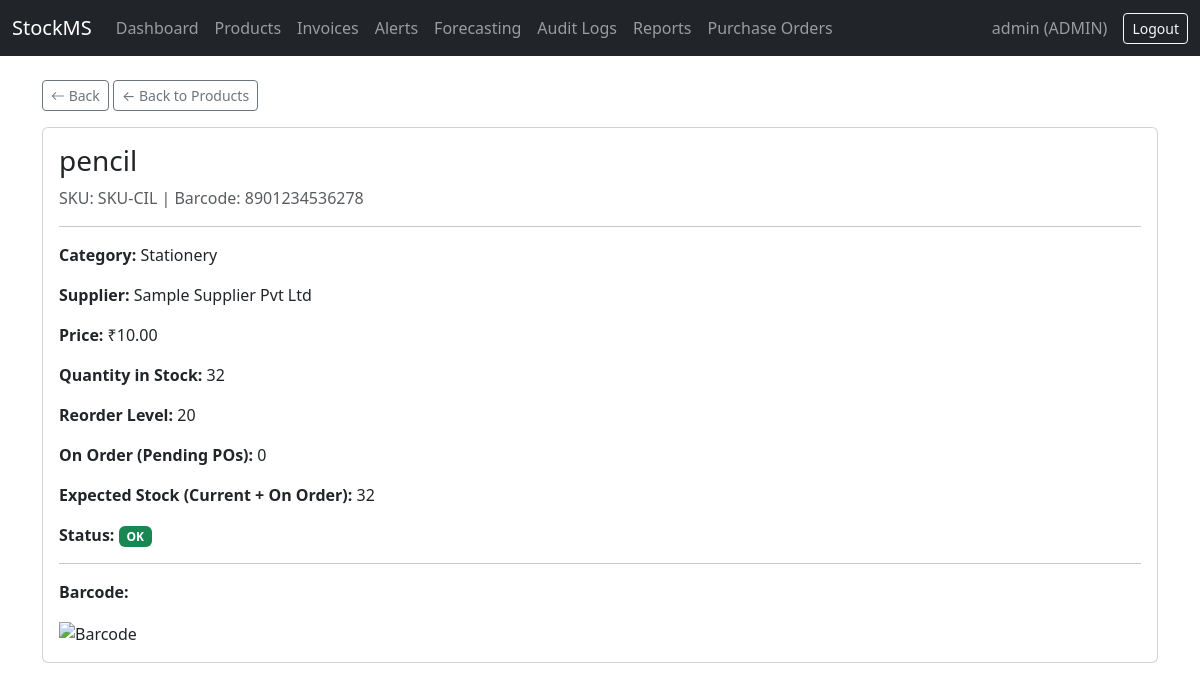
The page /products/6/ (signed in) on the database its author committed.
### accounts/models.py (models this page shows, shortened)
class User(AbstractUser):
    class Role(models.TextChoices):
        ADMIN = 'ADMIN', 'Admin'
        MANAGER = 'MANAGER', 'Manager'
        STAFF = 'STAFF', 'Staff'
    role = models.CharField(
        max_length=10,
        choices=Role.choices,
        default=Role.STAFF,
    )

### inventory/models.py (models this page shows, shortened)
class Product(models.Model):
    name = models.CharField(max_length=200)
    sku = models.CharField(max_length=50, unique=True)
    barcode = models.CharField(max_length=100, unique=True, blank=True, null=True)
    category = models.ForeignKey(Category, on_delete=models.SET_NULL, null=True, related_name='products')
    supplier = models.ForeignKey(Supplier, on_delete=models.SET_NULL, null=True, related_name='products')
    price = models.DecimalField(max_digits=10, decimal_places=2)
    quantity = models.PositiveIntegerField(default=0)
    reorder_level = models.PositiveIntegerField(default=10)
    max_stock_level = models.PositiveIntegerField(default=100)
    created_at = models.DateTimeField(auto_now_add=True)
    updated_at = models.DateTimeField(auto_now=True)
    @property
    def is_low_stock(self):
        return self.quantity <= self.reorder_level
    @property
    def quantity_on_order(self):
        from django.db.models import Sum
        total = self.purchase_order_items.filter(
            purchase_order__status='PENDING'
        ).aggregate(Sum('quantity_ordered'))['quantity_ordered__sum']
        return total or 0
    @property
    def expected_stock(self):
        return self.quantity + self.quantity_on_order

class Category(models.Model):
    name = models.CharField(max_length=100, unique=True)
    description = models.TextField(blank=True)
    class Meta:
        verbose_name_plural = "Categories"
    def __str__(self):
        return self.name

class Supplier(models.Model):
    name = models.CharField(max_length=200)
    contact_person = models.CharField(max_length=100, blank=True)
    phone = models.CharField(max_length=20, blank=True)
    email = models.EmailField(blank=True)
    address = models.TextField(blank=True)
    gst_number = models.CharField(max_length=20, blank=True)
    def __str__(self):
        return self.name

### inventory/views.py (the view)
# urls.py: path('<int:pk>/', views.product_detail, name='product_detail'),
@login_required
def product_detail(request, pk):
    product = get_object_or_404(Product, pk=pk)
    return render(request, 'inventory/product_detail.html', {'product': product})

### inventory/templates/inventory/product_detail.html (shortened to what this page needs)
{% extends 'base.html' %}
{% block content %}
<a href="{% url 'product_list' %}" class="btn btn-sm btn-outline-secondary mb-3">← Back to Products</a>
<div class="card">
    <div class="card-body">
        <h3 class="card-title">{{ product.name }}</h3>
        <p class="text-muted">SKU: {{ product.sku }} {% if product.barcode %}| Barcode: {{ product.barcode }}{% endif %}</p>
        <hr>
        <p><strong>Category:</strong> {{ product.category|default:"—" }}</p>
        <p><strong>Supplier:</strong> {{ product.supplier|default:"—" }}</p>
        <p><strong>Price:</strong> ₹{{ product.price }}</p>
        <p><strong>Quantity in Stock:</strong> {{ product.quantity }}</p>
        <p><strong>Reorder Level:</strong> {{ product.reorder_level }}</p>
        <p><strong>On Order (Pending POs):</strong> {{ product.quantity_on_order }}</p>
        <p><strong>Expected Stock (Current + On Order):</strong> {{ product.expected_stock }}</p>
        <p><strong>Status:</strong>
            {% if product.is_low_stock %}
                <span class="badge bg-danger">Low Stock</span>
            {% else %}
                <span class="badge bg-success">OK</span>
            {% endif %}
        </p>
        {% if product.barcode %}
        <hr>
        <p><strong>Barcode:</strong></p>
        <img src="{% url 'barcode_image' product.pk %}" alt="Barcode">
        {% else %}
            <p class="text-muted mt-3">No barcode assigned to this product.</p>
        {% endif %}
    </div>
</div>
{% endblock %}

### templates/base.html (shortened to what this page needs)
{% load static %}
<!DOCTYPE html>
<html lang="en">
<head>
    <link href="https://cdn.jsdelivr.net/npm/bootstrap@5.3.3/dist/css/bootstrap.min.css" rel="stylesheet">
    <link href="https://cdn.jsdelivr.net/npm/bootstrap-icons@1.11.3/font/bootstrap-icons.css" rel="stylesheet">
</head>
<body>
    <nav class="navbar navbar-expand-lg navbar-dark bg-dark">
        <div class="container-fluid">
            <a class="navbar-brand" href="{% url 'dashboard' %}">StockMS</a>
            <div class="collapse navbar-collapse">
                <ul class="navbar-nav me-auto">
                    <li class="nav-item"><a class="nav-link" href="{% url 'dashboard' %}">Dashboard</a></li>
                    <li class="nav-item"><a class="nav-link" href="{% url 'product_list' %}">Products</a></li>
                    <li class="nav-item"><a class="nav-link" href="{% url 'invoice_list' %}">Invoices</a></li>
                    <li class="nav-item"><a class="nav-link" href="{% url 'alert_list' %}">Alerts</a></li>
                    <li class="nav-item"><a class="nav-link" href="{% url 'forecast_page' %}">Forecasting</a></li>
                    {% if user.role == 'ADMIN' %}
                        <li class="nav-item"><a class="nav-link" href="{% url 'audit_log_list' %}">Audit Logs</a></li>
                    {% endif %}
                    {% if user.role == 'ADMIN' or user.role == 'MANAGER' %}
                        <li class="nav-item"><a class="nav-link" href="{% url 'reports_page' %}">Reports</a></li>
                        <li class="nav-item"><a class="nav-link" href="{% url 'purchase_order_list' %}">Purchase Orders</a></li>
                    {% endif %}
                </ul>
                {% if user.is_authenticated %}
                <span class="navbar-text me-3">{{ user.username }} ({{ user.role }})</span>
<form method="post" action="{% url 'logout' %}" class="d-inline">
    <button type="submit" class="btn btn-outline-light btn-sm">Logout</button>
</form>                {% endif %}
            </div>
        </div>
    </nav>
    <div class="container mt-4">
    <a href="javascript:history.back()" class="btn btn-sm btn-outline-secondary mb-3">
        <i class="bi bi-arrow-left"></i> Back
    </a>
        {% block content %}
        {% endblock %}
    </div>
</body>
</html>

### rows shown on the page
User: username "admin", role "ADMIN"
Product: name "pencil", sku "SKU-CIL", barcode "8901234536278", category "Stationery", supplier "Sample Supplier Pvt Ltd", price "10.00", quantity "32", reorder_level "20", quantity_on_order "0", expected_stock "32"
